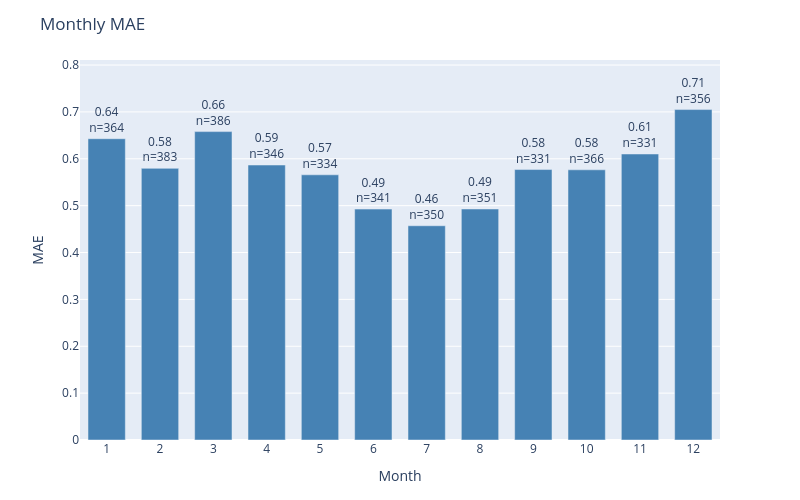

Here is the notebook cell this chart was saved with:
### Code cell
plot_error_by_group(
    df=results_test,
    y_true_col='actual',
    y_pred_col='prediction',
    date_col='dt_prediction',
    group_by='month',
    metric='mae',
    title='Monthly MAE'
)

### Figure 1 — Plotly figure (JSON) as saved in the notebook; plotly's stock layout.template omitted (floating-point values rounded to 4 significant figures)
{"data": [{"marker": {"color": "steelblue"}, "text": ["0.64<br>n=364", "0.58<br>n=383", "0.66<br>n=386", "0.59<br>n=346", "0.57<br>n=334", "0.49<br>n=341", "0.46<br>n=350", "0.49<br>n=351", "0.58<br>n=331", "0.58<br>n=366", "0.61<br>n=331", "0.71<br>n=356"], "textposition": "outside", "type": "bar", "x": ["1", "2", "3", "4", "5", "6", "7", "8", "9", "10", "11", "12"], "y": [0.6429, 0.5796, 0.658, 0.5867, 0.5659, 0.4927, 0.4571, 0.4929, 0.577, 0.5765, 0.6103, 0.7051]}], "layout": {"bargap": 0.3, "height": 500, "margin": {"b": 60, "t": 60}, "title": {"text": "Monthly MAE"}, "uniformtext": {"minsize": 8, "mode": "hide"}, "width": 800, "xaxis": {"title": {"text": "Month"}}, "yaxis": {"range": [0, 0.8108], "title": {"text": "MAE"}}}}
